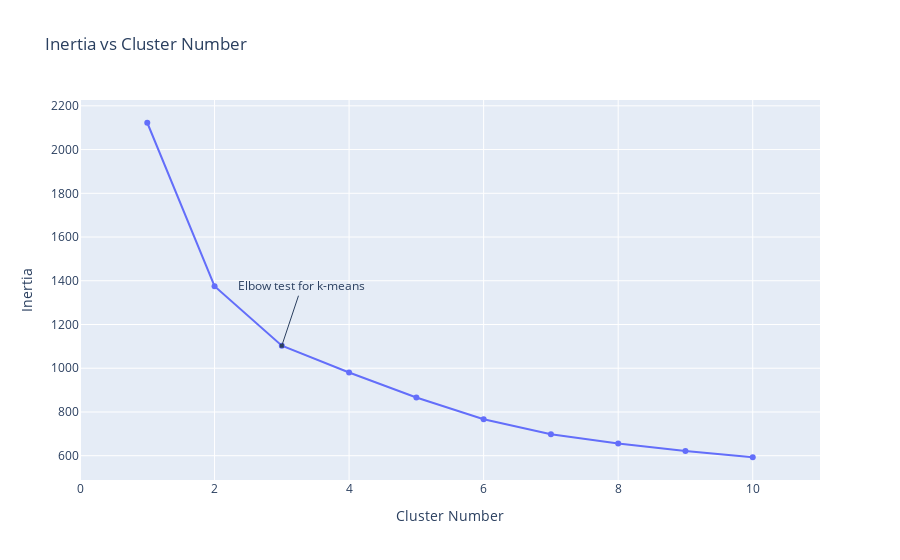

This figure's notebook cell:
### Code cell
#Defining how many clusters would fit best for our data

X=kdf.drop(columns = ["id", "count"],axis=1)

#using StandardScaler to normalize allv alues between 0 and 1
scaler = MinMaxScaler()
scaler.fit(X)
X=scaler.transform(X)

#get the inertial value for 1-10 clusters
inertia = []
for i in range(1,11):
    kmeans = KMeans(
        n_clusters=i, init="k-means++",
        n_init=10,
        tol=1e-04, random_state=4
    )
    kmeans.fit(X)
    inertia.append(kmeans.inertia_)
#plot the chart so we can find the elbolw
fig = go.Figure(data=go.Scatter(x=np.arange(1,11),y=inertia))
fig.update_layout(title="Inertia vs Cluster Number",xaxis=dict(range=[0,11],title="Cluster Number"),
                  yaxis={'title':'Inertia'},
                 annotations=[
        dict(
            x=3,
            y=inertia[2],
            xref="x",
            yref="y",
            text="Elbow test for k-means",
            showarrow=True,
            arrowhead=7,
            ax=20,
            ay=-60
        )
    ])

### Figure 1 — Plotly figure (JSON) as saved in the notebook; plotly's stock layout.template omitted (floating-point values rounded to 4 significant figures)
{"data": [{"type": "scatter", "x": [1, 2, 3, 4, 5, 6, 7, 8, 9, 10], "y": [2123.0, 1375.0, 1103.0, 980.4, 866.2, 766.5, 698.1, 655.5, 622.0, 592.9]}], "layout": {"annotations": [{"arrowhead": 7, "ax": 20, "ay": -60, "showarrow": true, "text": "Elbow test for k-means", "x": 3, "xref": "x", "y": 1103.0, "yref": "y"}], "title": {"text": "Inertia vs Cluster Number"}, "xaxis": {"range": [0, 11], "title": {"text": "Cluster Number"}}, "yaxis": {"title": {"text": "Inertia"}}}}
